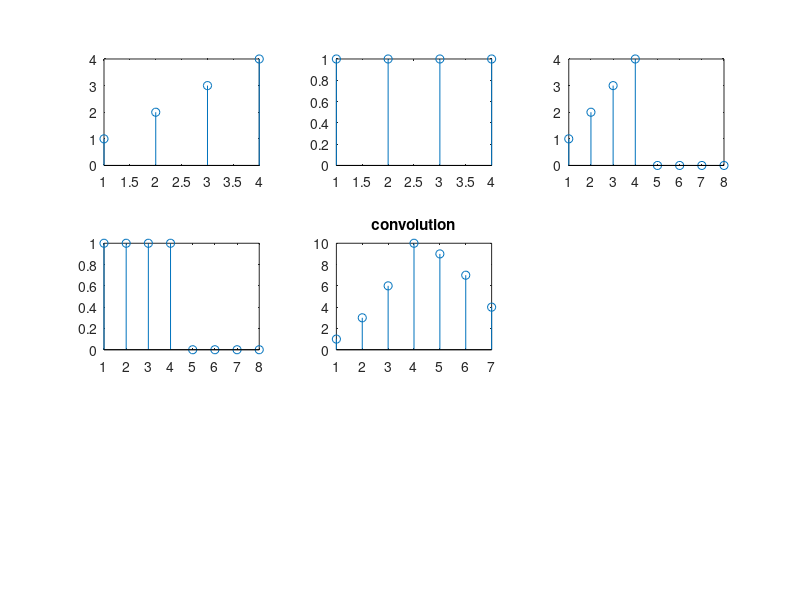

Recreate this plot in MATLAB.
%% convolution sum of two input signal
%x = input("Enter your first sequence")
%h = input("Enter Your second sequence")
clear;
x = [1,2,3,4];
h = [1,1,1,1];
subplot(3,3,1);
stem(x);
subplot(3,3,2);
stem(h);

N1 = length(x);
N2 = length(h);

xx = [x,zeros(1,N2)];
hh = [h, zeros(1,N1)];

subplot(3,3,3);
stem(xx);
subplot(3,3,4);
stem(hh);

for i=1:N1+N2-1
  y(i) = 0;
  for j=1:N1
    if((i-j+1)> 0)
      y(i) = y(i) + (xx(j)*hh((i-j)+1));
      else
    end
  end
end

subplot(3,3,5);
stem(y);
title("convolution");
